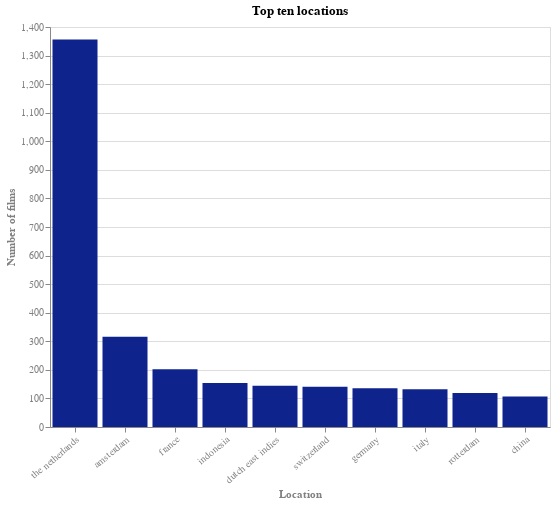

The Vega-Lite source for this figure:
### Vega-Lite specification from a JSON file in a GitHub repository (floating-point values rounded to 4 significant figures)
{"$schema": "https://vega.github.io/schema/vega-lite/v5.json", "title": "Top ten locations", "description": "Distribution of films over the top ten locations. Note: locations are not yet standardised, so a location is counted separately for each different way of writing its name", "width": 500, "height": 400, "data": {"values": [{"Location": "the netherlands", "Number of films": 1356}, {"Location": "amsterdam", "Number of films": 316}, {"Location": "france", "Number of films": 202}, {"Location": "indonesia", "Number of films": 154}, {"Location": "dutch east indies", "Number of films": 144}, {"Location": "switzerland", "Number of films": 141}, {"Location": "germany", "Number of films": 136}, {"Location": "italy", "Number of films": 132}, {"Location": "rotterdam", "Number of films": 119}, {"Location": "china", "Number of films": 107}]}, "mark": {"type": "bar", "binSpacing": 1, "tooltip": true}, "encoding": {"x": {"field": "Location", "type": "nominal", "title": "Location", "sort": "-y"}, "y": {"field": "Number of films", "type": "quantitative", "title": "Number of films"}, "color": {"value": "#0F238C"}}, "config": {"countTitle": "Count", "axisX": {"labelAngle": -40, "titleColor": "grey", "labelColor": "grey"}, "axisY": {"titleColor": "grey", "labelColor": "grey"}}}
